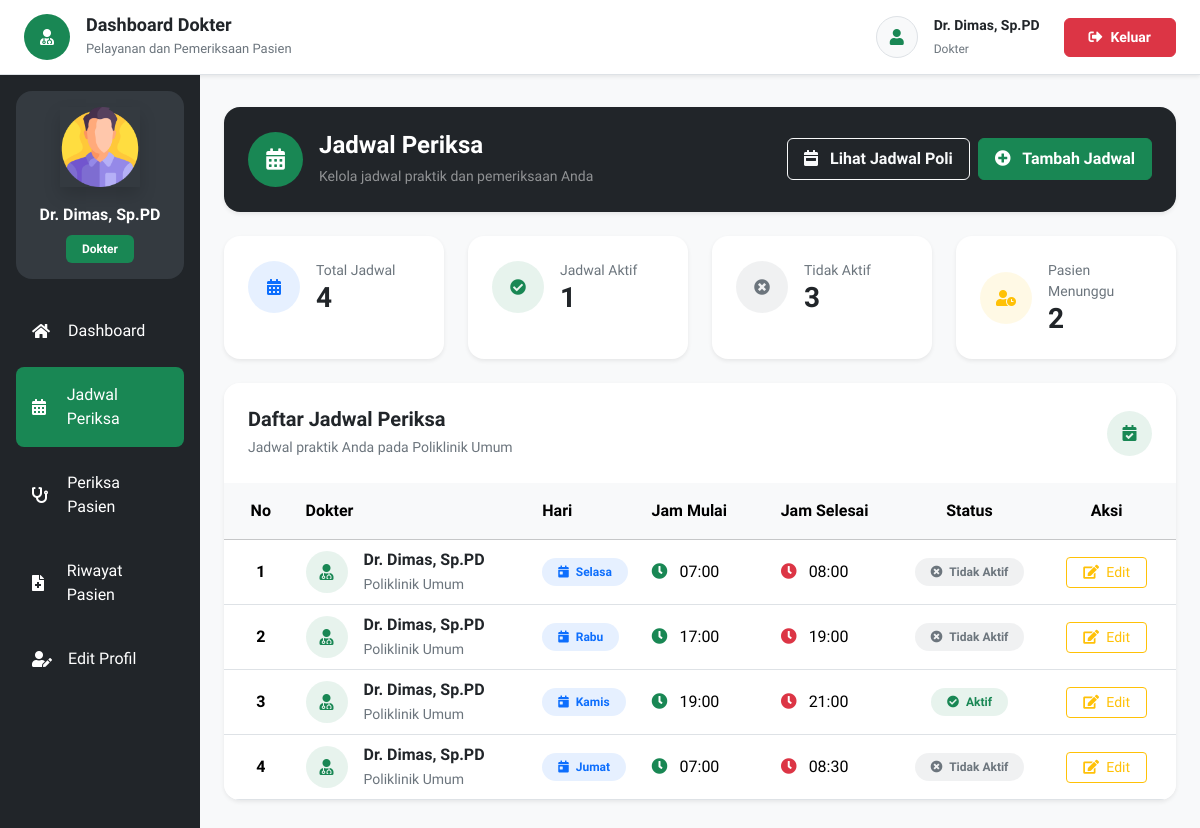
The app's page /jadwalPeriksa.php (signed in), older data.
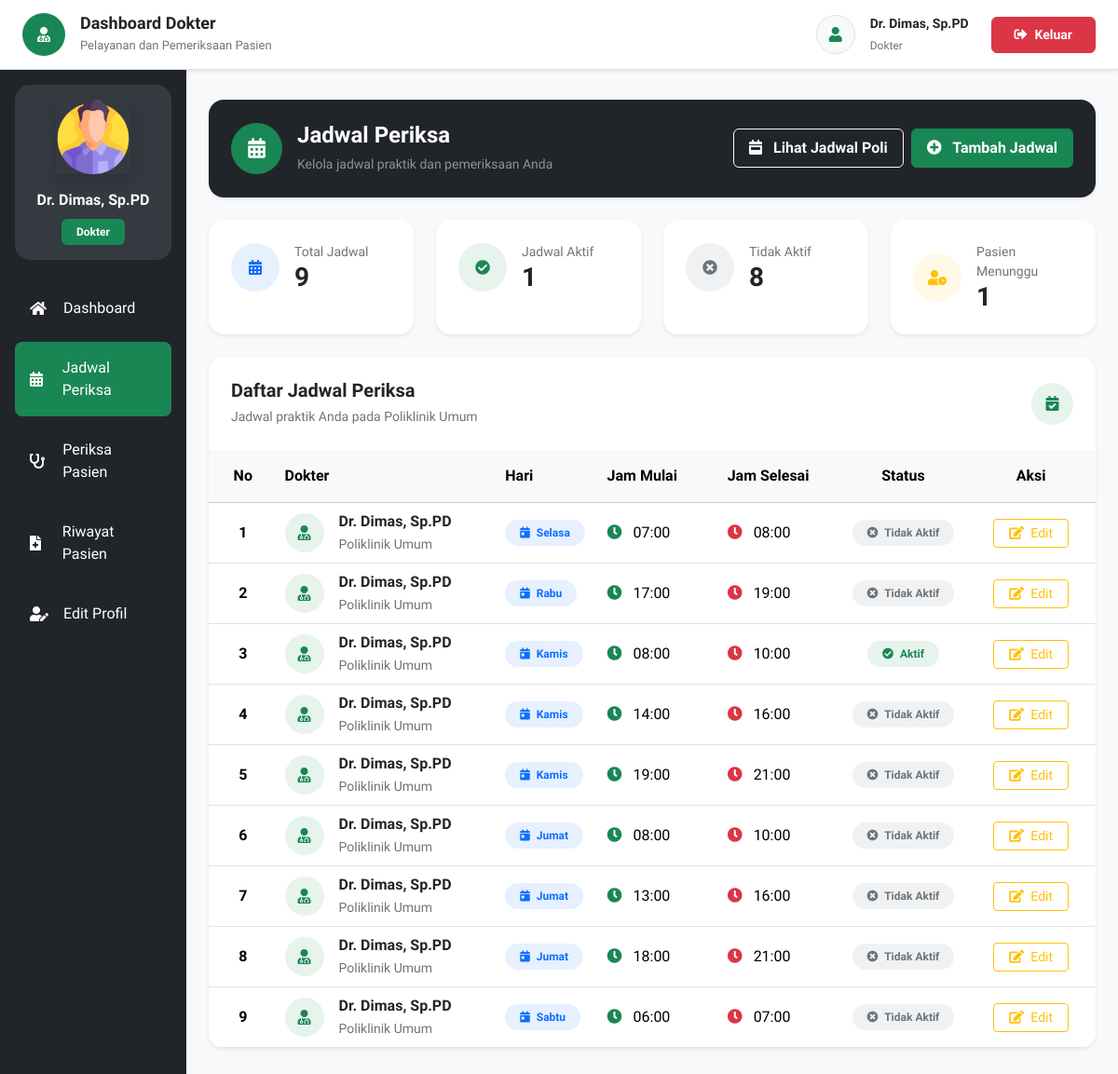
The same page, newer data.
### tables this page shows
CREATE TABLE `poli` (
  `id` int NOT NULL,
  `nama_poli` varchar(25) NOT NULL,
  `keterangan` text NOT NULL
);

CREATE TABLE `jadwal_periksa` (
  `id` int UNSIGNED NOT NULL,
  `id_dokter` int NOT NULL,
  `hari` enum('Senin','Selasa','Rabu','Kamis','Jumat','Sabtu') NOT NULL,
  `jam_mulai` time NOT NULL,
  `jam_selesai` time NOT NULL,
  `aktif` char(1) NOT NULL DEFAULT 'N'
);

CREATE TABLE `dokter` (
  `id` int NOT NULL,
  `nama` varchar(255) NOT NULL,
  `password` varchar(50) NOT NULL,
  `alamat` varchar(255) NOT NULL,
  `no_hp` varchar(50) NOT NULL,
  `id_poli` int NOT NULL
);

### pages/jadwalPeriksa/index.php (the view, shortened to what the rows shown need)
<?php
require_once 'config/koneksi.php';
$id_dokter = isset($id_dokter) ? (int) $id_dokter : 0;
$id_poli   = isset($id_poli) ? (int) $id_poli : 0;
$namaPoli = 'Poli';
$queryPoli = "
    SELECT nama_poli
    FROM poli
    WHERE id = $id_poli
    LIMIT 1
";
$resultPoli = mysqli_query($mysqli, $queryPoli);
if ($resultPoli && mysqli_num_rows($resultPoli) > 0) {
    $dataPoli = mysqli_fetch_assoc($resultPoli);
    $namaPoli = $dataPoli['nama_poli'];
}
$dataJadwalDokter = [];
$queryJadwalDokter = "
    SELECT
        jadwal_periksa.id,
        jadwal_periksa.id_dokter,
        jadwal_periksa.hari,
        jadwal_periksa.jam_mulai,
        jadwal_periksa.jam_selesai,
        jadwal_periksa.aktif,
        dokter.nama,
        dokter.id_poli,
        poli.nama_poli
    FROM jadwal_periksa
    INNER JOIN dokter
        ON jadwal_periksa.id_dokter = dokter.id
    INNER JOIN poli
        ON dokter.id_poli = poli.id
    WHERE dokter.id_poli = $id_poli
        AND dokter.id = $id_dokter
    ORDER BY
        FIELD(
            jadwal_periksa.hari,
            'Senin',
            'Selasa',
            'Rabu',
            'Kamis',
            'Jumat',
            'Sabtu'
        ),
        jadwal_periksa.jam_mulai ASC
";
$resultJadwalDokter = mysqli_query(
    $mysqli,
    $queryJadwalDokter
);
if ($resultJadwalDokter) {
    while (
        $jadwal = mysqli_fetch_assoc(
            $resultJadwalDokter
        )
    ) {
        $dataJadwalDokter[] = $jadwal;
    }
}
?>
<section class="py-2">
    <div class="card border-0 shadow-sm rounded-4 overflow-hidden">
        <div class="card-header bg-white border-0 p-4">
            <div class="d-flex align-items-center justify-content-between">
                <div>
                    <h5 class="fw-bold text-dark mb-1">
                        Daftar Jadwal Periksa
                    </h5>
                    <small class="text-secondary">
                        Jadwal praktik Anda pada
                        <?php echo htmlspecialchars($namaPoli); ?>
                    </small>
                </div>
            </div>
        </div>
        <div class="card-body p-0">
            <div class="table-responsive">
                <table class="table table-hover align-middle mb-0">
                    <thead class="table-light">
                        <tr>
                            <th class="text-center px-4 py-3">
                                No
                            </th>
                            <th class="py-3">
                                Dokter
                            </th>
                            <th class="py-3">
                                Hari
                            </th>
                            <th class="py-3">
                                Jam Mulai
                            </th>
                            <th class="py-3">
                                Jam Selesai
                            </th>
                            <th class="text-center py-3">
                                Status
                            </th>
                            <th class="text-center px-4 py-3">
                                Aksi
                            </th>
                        </tr>
                    </thead>
                    <tbody>
                    <?php if (!empty($dataJadwalDokter)) { ?>
                        <?php
                        $no = 1;
                        foreach ($dataJadwalDokter as $data) {
                        ?>
                            <tr>
                                <td class="text-center px-4 fw-semibold">
                                    <?php echo $no++; ?>
                                </td>
                                <td style="min-width:220px;">
                                    <div class="d-flex align-items-center">
                                        <div class="bg-success bg-opacity-10 text-success rounded-circle d-flex align-items-center justify-content-center me-3"
                                            style="
                                                width:42px;
                                                height:42px;
                                                min-width:42px;
                                            ">
                                            <i class="fas fa-user-md"></i>
                                        </div>
                                        <div>
                                            <div class="fw-semibold text-dark">
                                                <?php
                                                echo htmlspecialchars(
                                                    $data['nama']
                                                );
                                                ?>
                                            </div>
                                            <small class="text-secondary">
                                                <?php
                                                echo htmlspecialchars(
                                                    $data['nama_poli']
                                                );
                                                ?>
                                            </small>
                                        </div>
                                    </div>
                                </td>
                                <td>
                                    <span class="badge bg-primary bg-opacity-10 text-primary rounded-pill px-3 py-2">
                                        <i class="fas fa-calendar-day me-1"></i>
                                        <?php
                                        echo htmlspecialchars(
                                            $data['hari']
                                        );
                                        ?>
                                    </span>
                                </td>
                                <td style="min-width:120px;">
                                    <i class="fas fa-clock text-success me-2"></i>
                                    <?php
                                    echo htmlspecialchars(
                                        substr(
                                            $data['jam_mulai'],
                                            0,
                                            5
                                        )
                                    );
                                    ?>
                                </td>
                                <td style="min-width:120px;">
                                    <i class="fas fa-clock text-danger me-2"></i>
                                    <?php
                                    echo htmlspecialchars(
                                        substr(
                                            $data['jam_selesai'],
                                            0,
                                            5
                                        )
                                    );
                                    ?>
                                </td>
                                <td class="text-center">
                                    <?php if ($data['aktif'] === 'Y') { ?>
                                        <span class="badge bg-success bg-opacity-10 text-success rounded-pill px-3 py-2">
                                            <i class="fas fa-check-circle me-1"></i>
                                            Aktif
                                        </span>
                                    <?php } else { ?>
                                        <span class="badge bg-secondary bg-opacity-10 text-secondary rounded-pill px-3 py-2">
                                            <i class="fas fa-times-circle me-1"></i>
                                            Tidak Aktif
                                        </span>
                                    <?php } ?>
                                </td>
                                <td class="text-center px-4">
                                    <button type="button"
                                        class="btn btn-sm btn-outline-warning px-3"
                                        data-bs-toggle="modal"
                                        data-bs-target="#editModal<?php echo (int) $data['id']; ?>">
                                        <i class="fas fa-edit me-1"></i>
                                        Edit
                                    </button>
                                </td>
                            </tr>
                        <?php } ?>
                    <?php } ?>
                    </tbody>
                </table>
            </div>
        </div>
    </div>
</section>

Row changes from the older to the newer data that the page shows:
removed jadwal_periksa: id_dokter.nama "Dr. Dimas, Sp.PD", poli.nama_poli "Poliklinik Umum", hari "Jumat", jam_mulai "07:00", jam_selesai "08:30", aktif "N" (drawn)
added jadwal_periksa: id_dokter.nama "Dr. Dimas, Sp.PD", poli.nama_poli "Poliklinik Umum", hari "Kamis", jam_mulai "08:00", jam_selesai "10:00", aktif "Y" (drawn)
added jadwal_periksa: id_dokter.nama "Dr. Dimas, Sp.PD", poli.nama_poli "Poliklinik Umum", hari "Kamis", jam_mulai "14:00", jam_selesai "16:00", aktif "N" (drawn)
changed jadwal_periksa (number 5 of 9 on the later page): aktif "Aktif" → "Tidak Aktif"
added jadwal_periksa: id_dokter.nama "Dr. Dimas, Sp.PD", poli.nama_poli "Poliklinik Umum", hari "Jumat", jam_mulai "08:00", jam_selesai "10:00", aktif "N" (drawn)
added jadwal_periksa: id_dokter.nama "Dr. Dimas, Sp.PD", poli.nama_poli "Poliklinik Umum", hari "Jumat", jam_mulai "13:00", jam_selesai "16:00", aktif "N" (drawn)
added jadwal_periksa: id_dokter.nama "Dr. Dimas, Sp.PD", poli.nama_poli "Poliklinik Umum", hari "Jumat", jam_mulai "18:00", jam_selesai "21:00", aktif "N" (drawn)
added jadwal_periksa: id_dokter.nama "Dr. Dimas, Sp.PD", poli.nama_poli "Poliklinik Umum", hari "Sabtu", jam_mulai "06:00", jam_selesai "07:00", aktif "N" (drawn)
Text that changed along with them:
$totalJadwal: "4" → "9"
$totalTidakAktif: "3" → "8"
$jumlahPasienMenunggu: "2" → "1"
